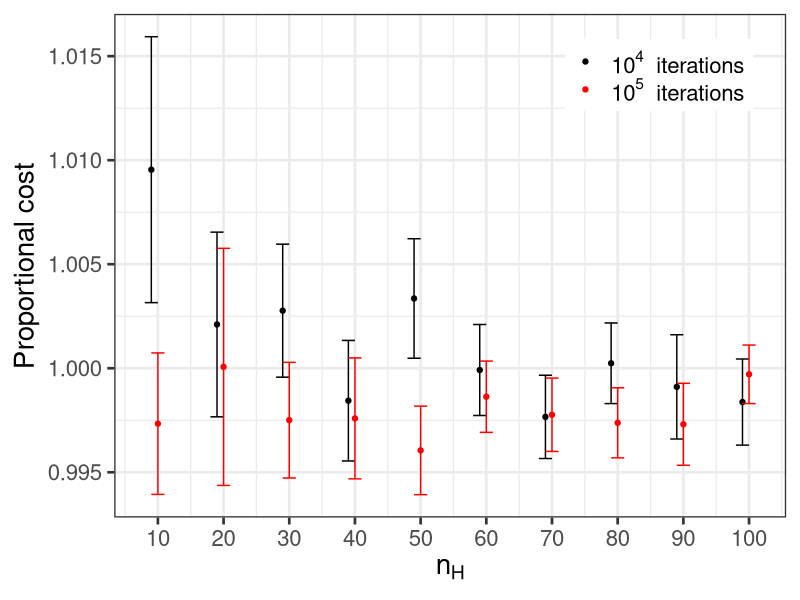
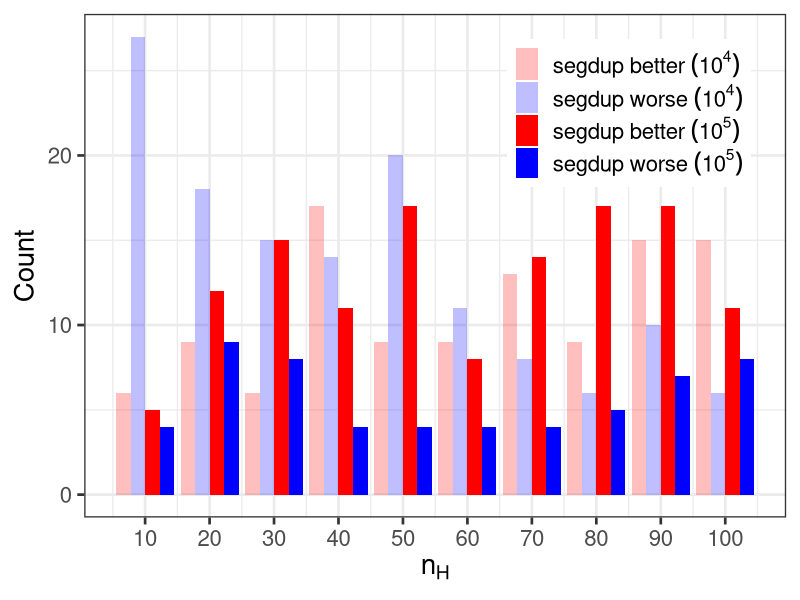
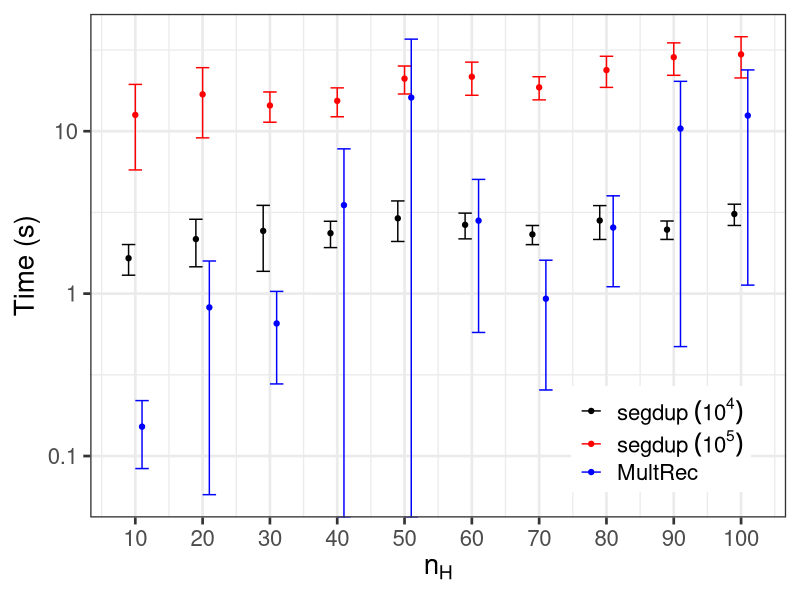
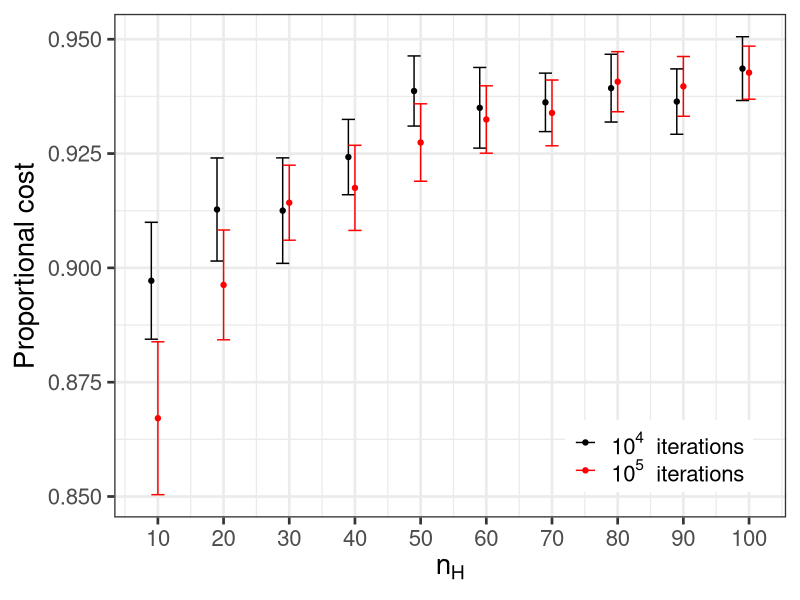

Write the R code that produced these figures, in order. (Note: this script raises an error after producing the figures.)
library(ggplot2)
library(reshape)
theme_set(theme_bw(base_size=20))

#system("python3 process.py")
dat <- read.csv("allresults.csv", header=T)
datlong <- read.csv("allresults-long.csv", header=T)

#default values (change nP to 20)
nH <- 50
nP <- 20
rB <- 2
pJ <- 0.5

d <- 10
l <- 1
dat$trueCost <- d*dat$nAllDupEvents+l*dat$nLineageSort

dat$propSdCost <- dat$cost/dat$mrCost
dat$propTrueCost <- dat$cost/dat$trueCost

dat$sdBetter <- dat$cost < dat$mrCost
dat$same <- dat$cost == dat$mrCost
dat$mrBetter <- dat$mrCost < dat$cost

datlong$trueCost <- d*datlong$nAllDupEvents+l*datlong$nLineageSort

datlong$propSdCost <- datlong$cost/datlong$mrCost
datlong$propTrueCost <- datlong$cost/datlong$trueCost

datlong$sdBetter <- datlong$cost < datlong$mrCost
datlong$same <- datlong$cost == datlong$mrCost
datlong$mrBetter <- datlong$mrCost < datlong$cost


#varying nH
nHdat <- dat[dat$nP==nP & dat$rB==rB & dat$pJ == pJ,]
nHdatlong <- datlong[datlong$nP==nP & datlong$rB==rB & datlong$pJ == pJ,]

totals <- aggregate(nHdat, by = list(nHdat$nH), FUN = sum)
means <- aggregate(nHdat, by = list(nHdat$nH), FUN = mean)
sds <- aggregate(nHdat, by = list(nHdat$nH), FUN = sd)/10

ltotals <- aggregate(nHdatlong, by = list(nHdatlong$nH), FUN = sum)
lmeans <- aggregate(nHdatlong, by = list(nHdatlong$nH), FUN = mean)
lsds <- aggregate(nHdatlong, by = list(nHdatlong$nH), FUN = sd)/10

#compare cost to Multrec - proportional increase
#pdf("figures/nH-sdvmr-cost-long.pdf")
#plot(means$nH, means$propSdCost, main="Proportional increase in cost of segdup vs multrec", xlab="nH", ylim=c(min(means$propSdCost-2*sds$propSdCost),max(means$propSdCost+2*sds$propSdCost)))
#arrows(means$nH, means$propSdCost-2*sds$propSdCost, means$nH, means$propSdCost+2*sds$propSdCost, length=0.05, angle=90, code=3)
#dev.off()

pdf("figures/nH-sdvmr-cost-both.pdf")
ggplot(data=means) + geom_point(aes(nH-1,propSdCost,col="black")) +
	geom_errorbar(aes(nH-1,ymin=propSdCost-2*sds$propSdCost,ymax=propSdCost+2*sds$propSdCost),width=2) + 
	geom_point(aes(nH,lmeans$propSdCost,col="red")) +
	geom_errorbar(aes(nH,ymin=lmeans$propSdCost-2*lsds$propSdCost,ymax=lmeans$propSdCost+2*lsds$propSdCost),col="red",width=2) + 
	scale_x_continuous(breaks=seq(0,100,by=10)) +
	scale_colour_manual(values = c('black','red'), labels = c(bquote(10^4~' iterations'),bquote(10^5~' iterations'))) +
	theme(legend.title=element_blank(), legend.position = c(.95, .95), legend.justification = c("right", "top"), legend.box.just = "right", legend.margin = margin(6, 6, 6, 6)) +
	xlab(bquote(n[H])) + ylab("Proportional cost")
dev.off()

#compare cost to Multrec - counts
#pdf("figures/nH-sdvmr-counts-long.pdf")
#barplot(t(as.matrix(totals[,c("sdBetter","same","mrBetter")])), names.arg=means$nH, beside=T, col=c("red","green","blue"), main="Counts where segdup is better/equal/worse than multrec", xlab="nH")
#legend("topright", legend=c("segdup better","equal","segdup worse"), fill=c("red","green","blue"))
#dev.off()

pdf("figures/nH-sdvmr-counts-both.pdf")
tm <- melt(data.frame(nH=means$nH,sd=means$sdBetter*100,mr=means$mrBetter*100,lsd=lmeans$sdBetter*100,lmr=lmeans$mrBetter*100), id.vars=1)
ggplot(data=tm) + geom_bar(aes(nH, value, fill=variable), position="dodge", stat="identity") +
	scale_fill_manual(values=alpha(c('red','blue','red','blue'),c(0.25,0.25,1,1)), labels=c(bquote(segdup~better~(10^4)),bquote(segdup~worse~(10^4)),bquote(segdup~better~(10^5)),bquote(segdup~worse~(10^5)))) +
	theme(legend.title=element_blank(), legend.position = c(.95, .95), legend.justification = c("right", "top"), legend.box.just = "right", legend.margin = margin(6, 6, 6, 6)) +
	scale_x_continuous(breaks=seq(0,100,by=10)) +
	xlab(bquote(n[H])) + ylab("Count")
dev.off()

#compare time to Multrec
#pdf("figures/nH-sdvmr-time-long.pdf")
#plot(means$nH, means$sdTime, col="red", main="Time of segdup vs multrec", xlab="nH", ylim=c(min(means$sdTime-2*sds$sdTime,means$mrTime),max(means$sdTime+2*sds$sdTime,means$mrTime)))
#arrows(means$nH, means$sdTime-2*sds$sdTime, means$nH, means$sdTime+2*sds$sdTime, length=0.05, angle=90, code=3, col="red")
#points(means$nH, means$mrTime, col="blue")
#arrows(means$nH, means$mrTime-2*sds$mrTime, means$nH, means$mrTime+2*sds$mrTime, length=0.05, angle=90, code=3, col="blue")
#legend("topleft", legend=c("segdup","Multrec"), col=c("red","blue"), lty=1)
#dev.off()

pdf("figures/nH-sdvmr-time-both.pdf")
ggplot(data=means) + geom_point(aes(nH-1,sdTime,col="black")) + 
	geom_errorbar(aes(nH-1,ymin=sdTime-2*sds$sdTime,ymax=sdTime+2*sds$sdTime,col="black"),width=2) + 
	geom_point(aes(nH,lmeans$sdTime,col="red")) + 
	geom_errorbar(aes(nH,ymin=lmeans$sdTime-2*lsds$sdTime,ymax=lmeans$sdTime+2*lsds$sdTime,col="red"),width=2) +
	geom_point(aes(nH+1,(mrTime+lmeans$mrTime)/2,colour="blue")) +
	geom_errorbar(aes(nH+1,ymin=pmax(0,(mrTime+lmeans$mrTime)/2-2*(sds$mrTime+lsds$mrTime)/2/sqrt(2)),ymax=(mrTime+lmeans$mrTime)/2+2*(sds$mrTime+lsds$mrTime)/2/sqrt(2),colour="blue"),width=2) + 
	scale_x_continuous(breaks=seq(0,100,by=10)) +
	scale_colour_manual(values = c('black','red','blue'), breaks=c('black','red','blue'),labels = c(bquote(segdup~(10^4)),bquote(segdup~(10^5)),'MultRec')) +
	theme(legend.title=element_blank(), legend.position = c(0.95,0.05), legend.justification = c("right", "bottom"), legend.box.just = "right", legend.margin = margin(6, 6, 6, 6)) + 
	#coord_cartesian(ylim=c(0,max(lmeans$sdTime+2*lsds$sdTime))) +
	scale_y_continuous(trans='log',breaks=10^(-1:3),labels=c("0.1","1","10","100","1000")) +
	xlab(bquote(n[H])) + ylab("Time (s)")
dev.off()

#compare cost to true reconciliation
#pdf("figures/nH-sdvtr-cost-long.pdf")
#plot(means$nH, means$propTrueCost, main="Proportional decrease in cost of segdup vs true", xlab="nH", ylim=c(min(means$propTrueCost-2*sds$propTrueCost),max(means$propTrueCost+2*sds$propTrueCost)))
#arrows(means$nH, means$propTrueCost-2*sds$propTrueCost, means$nH, means$propTrueCost+2*sds$propTrueCost, length=0.05, angle=90, code=3)
#dev.off()

pdf("figures/nH-sdvtr-cost-both.pdf")
ggplot(data=means) + geom_point(aes(nH-1,propTrueCost,col="black")) +
	geom_errorbar(aes(nH-1,ymin=propTrueCost-2*sds$propTrueCost,ymax=propTrueCost+2*sds$propTrueCost,col="black"),width=2) +
	geom_point(aes(nH,lmeans$propTrueCost,col="red")) +
	geom_errorbar(aes(nH,ymin=lmeans$propTrueCost-2*lsds$propTrueCost,ymax=lmeans$propTrueCost+2*lsds$propTrueCost,col="red"),width=2) +
	scale_x_continuous(breaks=seq(0,100,by=10)) +
	scale_colour_manual(values = c('black','red'), labels = c(bquote(10^4~' iterations'),bquote(10^5~' iterations'))) +
	theme(legend.title=element_blank(), legend.position = c(.95, .05), legend.justification = c("right", "bottom"), legend.box.just = "right", legend.margin = margin(6, 6, 6, 6)) +
	xlab(bquote(n[H])) + ylab("Proportional cost")
dev.off()

#varying nP
nPdat <- dat[dat$nH==nH & dat$rB==rB & dat$pJ == pJ,]
nPdatlong <- datlong[datlong$nH==nH & datlong$rB==rB & datlong$pJ == pJ,]

totals <- aggregate(nPdat, by = list(nPdat$nP), FUN = sum)
means <- aggregate(nPdat, by = list(nPdat$nP), FUN = mean)
sds <- aggregate(nPdat, by = list(nPdat$nP), FUN = sd)/10

ltotals <- aggregate(nPdatlong, by = list(nPdatlong$nP), FUN = sum)
lmeans <- aggregate(nPdatlong, by = list(nPdatlong$nP), FUN = mean)
lsds <- aggregate(nPdatlong, by = list(nPdatlong$nP), FUN = sd)/10

#compare cost to Multrec - proportional increase
#pdf("figures/nP-sdvmr-cost-long.pdf")
#plot(means$nP, means$propSdCost, main="Proportional increase in cost of segdup vs multrec", xlab="nP", ylim=c(min(means$propSdCost-2*sds$propSdCost),max(means$propSdCost+2*sds$propSdCost)))
#arrows(means$nP, means$propSdCost-2*sds$propSdCost, means$nP, means$propSdCost+2*sds$propSdCost, length=0.05, angle=90, code=3)
#dev.off()

pdf("figures/nP-sdvmr-cost-both.pdf")
ggplot(data=means) + geom_point(aes(nP-1,propSdCost,col="black")) +
	geom_errorbar(aes(nP-1,ymin=propSdCost-2*sds$propSdCost,ymax=propSdCost+2*sds$propSdCost),width=2) + 
	geom_point(aes(nP,lmeans$propSdCost,col="red")) +
	geom_errorbar(aes(nP,ymin=lmeans$propSdCost-2*lsds$propSdCost,ymax=lmeans$propSdCost+2*lsds$propSdCost),col="red",width=2) + 
	scale_x_continuous(breaks=seq(0,100,by=10)) +
	scale_colour_manual(values = c('black','red'), labels = c(bquote(10^4~' iterations'),bquote(10^5~' iterations'))) +
	theme(legend.title=element_blank(), legend.position = c(.05, .95), legend.justification = c("left", "top"), legend.box.just = "right", legend.margin = margin(6, 6, 6, 6)) +
	xlab(bquote(n[P])) + ylab("Proportional cost")
dev.off()

#compare cost to Multrec - counts
#pdf("figures/nP-sdvmr-counts-long.pdf")
#
#barplot(t(as.matrix(totals[,c("sdBetter","same","mrBetter")])), names.arg=means$nP, beside=F, col=c("red","green","blue"), main="Counts where segdup is better/equal/worse than multrec", xlab="nP")
#legend("topright", legend=c("segdup better","equal","segdup worse"), fill=c("red","green","blue"))
#
#dev.off()
#
#pdf("figures/nP-sdvmr-counts-both.pdf")
#barplot(t(as.matrix(cbind(totals[,c("sdBetter","mrBetter")],ltotals[,c("sdBetter","mrBetter")]))), names.arg=means$nP, beside=T, col=c("red","blue"), density = c(50,50,1000,1000), main="Counts where segdup is better/equal/worse than multrec", xlab="nP")
#legend("topleft", legend=c("segdup better (10^4)","segdup worse (10^4)","segdup better (10^5)","segdup worse (10^5)"), fill=c("red","blue"), density= c(50,50,1000,1000))
#dev.off()

pdf("figures/nP-sdvmr-counts-both.pdf")
tm <- melt(data.frame(nP=means$nP,sd=means$sdBetter*100,mr=means$mrBetter*100,lsd=lmeans$sdBetter*100,lmr=lmeans$mrBetter*100), id.vars=1)
ggplot(data=tm) + geom_bar(aes(nP, value, fill=variable), position="dodge", stat="identity") +
	scale_fill_manual(values=alpha(c('red','blue','red','blue'),c(0.25,0.25,1,1)), labels=c(bquote(segdup~better~(10^4)),bquote(segdup~worse~(10^4)),bquote(segdup~better~(10^5)),bquote(segdup~worse~(10^5)))) +
	theme(legend.title=element_blank(), legend.position = c(.05, .95), legend.justification = c("left", "top"), legend.box.just = "right", legend.margin = margin(6, 6, 6, 6)) +
	scale_x_continuous(breaks=seq(0,100,by=10)) +
	xlab(bquote(n[P])) + ylab("Count")
dev.off()

#compare time to Multrec
#pdf("figures/nP-sdvmr-time-both.pdf")
#plot(means$nP, means$sdTime, main="Time of segdup vs multrec", xlab="nP", ylim=c(0,max(lmeans$sdTime+2*lsds$sdTime,lmeans$mrTime)))
#arrows(means$nP, means$sdTime-2*sds$sdTime, means$nP, means$sdTime+2*sds$sdTime, length=0.05, angle=90, code=3)
#points(lmeans$nP, lmeans$sdTime, col="red")
#arrows(lmeans$nP, lmeans$sdTime-2*lsds$sdTime, lmeans$nP, lmeans$sdTime+2*lsds$sdTime, length=0.05, angle=90, code=3, col="red")
#points(means$nP, means$mrTime, col="blue")
#arrows(means$nP, means$mrTime-2*sds$mrTime, means$nP, means$mrTime+2*sds$mrTime, length=0.05, angle=90, code=3, col="blue")
#legend("topleft", legend=c("segdup (10^4)","segdup (10^5)","Multrec"), col=c("black","red","blue"), lty=1)
#dev.off()

pdf("figures/nP-sdvmr-time-both.pdf")
ggplot(data=means) + geom_point(aes(nP-1,sdTime,col="black")) + 
	geom_errorbar(aes(nP-1,ymin=sdTime-2*sds$sdTime,ymax=sdTime+2*sds$sdTime,col="black"),width=2) + 
	geom_point(aes(nP,lmeans$sdTime,col="red")) + 
	geom_errorbar(aes(nP,ymin=lmeans$sdTime-2*lsds$sdTime,ymax=lmeans$sdTime+2*lsds$sdTime,col="red"),width=2) +
	geom_point(aes(nP+1,(mrTime+lmeans$mrTime)/2,colour="blue")) +
	geom_errorbar(aes(nP+1,ymin=pmax(0,(mrTime+lmeans$mrTime)/2-2*(sds$mrTime+lsds$mrTime)/2/sqrt(2)),ymax=(mrTime+lmeans$mrTime)/2+2*(sds$mrTime+lsds$mrTime)/2/sqrt(2),colour="blue"),width=2) + 
	scale_x_continuous(breaks=seq(0,100,by=10)) +
	scale_colour_manual(values = c('black','red','blue'), breaks=c('black','red','blue'),labels = c(bquote(segdup~(10^4)),bquote(segdup~(10^5)),'MultRec')) +
	theme(legend.title=element_blank(), legend.position = c(0.05,0.95), legend.justification = c("left", "top"), legend.box.just = "right", legend.margin = margin(6, 6, 6, 6)) + 
	#coord_cartesian(ylim=c(0,1.5*max(lmeans$sdTime+2*lsds$sdTime))) +
	scale_y_continuous(trans='log',breaks=10^(-1:3),labels=c("0.1","1","10","100","1000")) +
	xlab(bquote(n[P])) + ylab("Time (s)")
dev.off()

#compare cost to true reconciliation
#pdf("figures/nP-sdvtr-cost-both.pdf")
#plot(means$nP, means$propTrueCost, main="Proportional decrease in cost of segdup vs true", xlab="nP", ylim=c(min(lmeans$propTrueCost-2*lsds$propTrueCost),max(means$propTrueCost+2*sds$propTrueCost)))
#arrows(means$nP, means$propTrueCost-2*sds$propTrueCost, means$nP, means$propTrueCost+2*sds$propTrueCost, length=0.05, angle=90, code=3)
#points(lmeans$nP, lmeans$propTrueCost,col="red")
#arrows(lmeans$nP, lmeans$propTrueCost-2*lsds$propTrueCost, lmeans$nP, lmeans$propTrueCost+2*lsds$propTrueCost, length=0.05, angle=90, code=3, col="red")
#legend("topright", legend=c("segdup (10^4)","segdup (10^5)"), col=c("black","red"), lty=1)
#dev.off()

pdf("figures/nP-sdvtr-cost-both.pdf")
ggplot(data=means) + geom_point(aes(nP-1,propTrueCost,col="black")) +
	geom_errorbar(aes(nP-1,ymin=propTrueCost-2*sds$propTrueCost,ymax=propTrueCost+2*sds$propTrueCost,col="black"),width=2) +
	geom_point(aes(nP,lmeans$propTrueCost,col="red")) +
	geom_errorbar(aes(nP,ymin=lmeans$propTrueCost-2*lsds$propTrueCost,ymax=lmeans$propTrueCost+2*lsds$propTrueCost,col="red"),width=2) +
	scale_x_continuous(breaks=seq(0,100,by=10)) +
	scale_colour_manual(values = c('black','red'), labels = c(bquote(10^4~' iterations'),bquote(10^5~' iterations'))) +
	theme(legend.title=element_blank(), legend.position = c(.95, .95), legend.justification = c("right", "top"), legend.box.just = "right", legend.margin = margin(6, 6, 6, 6)) +
	coord_cartesian(ylim=c(0.9,0.96)) +
	xlab(bquote(n[P])) + ylab("Proportional cost")
dev.off()



#varying rB
rBdat <- dat[dat$nH==nH & dat$nP==nP & dat$pJ == pJ,]
rBdatlong <- datlong[datlong$nH==nH & datlong$nP==nP & datlong$pJ == pJ,]

totals <- aggregate(rBdat, by = list(rBdat$rB), FUN = sum)
means <- aggregate(rBdat, by = list(rBdat$rB), FUN = mean)
sds <- aggregate(rBdat, by = list(rBdat$rB), FUN = sd)/10

ltotals <- aggregate(rBdatlong, by = list(rBdatlong$rB), FUN = sum)
lmeans <- aggregate(rBdatlong, by = list(rBdatlong$rB), FUN = mean)
lsds <- aggregate(rBdatlong, by = list(rBdatlong$rB), FUN = sd)/10

#compare cost to Multrec - proportional increase
pdf("figures/rB-sdvmr-cost-both.pdf")
ggplot(data=means) + geom_point(aes(rB-0.05,propSdCost,col="black")) +
	geom_errorbar(aes(rB-0.05,ymin=propSdCost-2*sds$propSdCost,ymax=propSdCost+2*sds$propSdCost),width=0.1) + 
	geom_point(aes(rB,lmeans$propSdCost,col="red")) +
	geom_errorbar(aes(rB,ymin=lmeans$propSdCost-2*lsds$propSdCost,ymax=lmeans$propSdCost+2*lsds$propSdCost),col="red",width=0.1) + 
	scale_x_continuous(breaks=seq(1,5,by=1)) +
	scale_colour_manual(values = c('black','red'), labels = c(bquote(10^4~' iterations'),bquote(10^5~' iterations'))) +
	theme(legend.title=element_blank(), legend.position = c(.05, .95), legend.justification = c("left", "top"), legend.box.just = "right", legend.margin = margin(6, 6, 6, 6)) +
	xlab(bquote(r[B])) + ylab("Proportional cost")
dev.off()

#compare cost to Multrec - counts
pdf("figures/rB-sdvmr-counts-both.pdf")
tm <- melt(data.frame(rB=means$rB,sd=means$sdBetter*100,mr=means$mrBetter*100,lsd=lmeans$sdBetter*100,lmr=lmeans$mrBetter*100), id.vars=1)
ggplot(data=tm) + geom_bar(aes(rB, value, fill=variable), position="dodge", stat="identity") +
	scale_fill_manual(values=alpha(c('red','blue','red','blue'),c(0.25,0.25,1,1)), labels=c(bquote(segdup~better~(10^4)),bquote(segdup~worse~(10^4)),bquote(segdup~better~(10^5)),bquote(segdup~worse~(10^5)))) +
	theme(legend.title=element_blank(), legend.position = c(.05, .95), legend.justification = c("left", "top"), legend.box.just = "right", legend.margin = margin(6, 6, 6, 6)) +
	scale_x_continuous(breaks=seq(1,5,by=1)) +
	xlab(bquote(r[B])) + ylab("Count")
dev.off()

#compare time to Multrec
pdf("figures/rB-sdvmr-time-both.pdf")
ggplot(data=means) + geom_point(aes(rB-0.05,sdTime,col="black")) + 
	geom_errorbar(aes(rB-0.05,ymin=sdTime-2*sds$sdTime,ymax=sdTime+2*sds$sdTime,col="black"),width=0.1) + 
	geom_point(aes(rB,lmeans$sdTime,col="red")) + 
	geom_errorbar(aes(rB,ymin=lmeans$sdTime-2*lsds$sdTime,ymax=lmeans$sdTime+2*lsds$sdTime,col="red"),width=0.1) +
	geom_point(aes(rB+0.05,(mrTime+lmeans$mrTime)/2,colour="blue")) +
	geom_errorbar(aes(rB+0.05,ymin=(mrTime+lmeans$mrTime)/2-2*(sds$mrTime+lsds$mrTime)/2/sqrt(2),ymax=(mrTime+lmeans$mrTime)/2+2*(sds$mrTime+lsds$mrTime)/2/sqrt(2),colour="blue"),width=0.1) + 
	scale_x_continuous(breaks=seq(1,5,by=1)) +
	scale_colour_manual(values = c('black','red','blue'), breaks=c('black','red','blue'),labels = c(bquote(segdup~(10^4)),bquote(segdup~(10^5)),'MultRec')) +
	theme(legend.title=element_blank(), legend.position = c(0.05,0.95), legend.justification = c("left", "top"), legend.box.just = "right", legend.margin = margin(6, 6, 6, 6)) + 
	#coord_cartesian(ylim=c(0,max(lmeans$mrTime))) +
	scale_y_continuous(trans='log',breaks=10^(-1:3),labels=c("0.1","1","10","100","1000")) +
	xlab(bquote(r[B])) + ylab("Time (s)")
dev.off()

#compare cost to true reconciliation
pdf("figures/rB-sdvtr-cost-both.pdf")
ggplot(data=means) + geom_point(aes(rB-0.05,propTrueCost,col="black")) +
	geom_errorbar(aes(rB-0.05,ymin=propTrueCost-2*sds$propTrueCost,ymax=propTrueCost+2*sds$propTrueCost,col="black"),width=0.1) +
	geom_point(aes(rB,lmeans$propTrueCost,col="red")) +
	geom_errorbar(aes(rB,ymin=lmeans$propTrueCost-2*lsds$propTrueCost,ymax=lmeans$propTrueCost+2*lsds$propTrueCost,col="red"),width=0.1) +
	scale_x_continuous(breaks=seq(1,5,by=1)) +
	scale_colour_manual(values = c('black','red'), labels = c(bquote(10^4~' iterations'),bquote(10^5~' iterations'))) +
	theme(legend.title=element_blank(), legend.position = c(.95, .05), legend.justification = c("right", "bottom"), legend.box.just = "right", legend.margin = margin(6, 6, 6, 6)) +
	xlab(bquote(r[B])) + ylab("Proportional cost")
dev.off()


#varying pJ
pJdat <- dat[dat$nH == nH & dat$nP==nP & dat$rB==rB,]
pJdatlong <- datlong[datlong$nH == nH & datlong$nP==nP & datlong$rB==rB,]

totals <- aggregate(pJdat, by = list(pJdat$pJ), FUN = sum)
means <- aggregate(pJdat, by = list(pJdat$pJ), FUN = mean)
sds <- aggregate(pJdat, by = list(pJdat$pJ), FUN = sd)/10

ltotals <- aggregate(pJdatlong, by = list(pJdatlong$pJ), FUN = sum)
lmeans <- aggregate(pJdatlong, by = list(pJdatlong$pJ), FUN = mean)
lsds <- aggregate(pJdatlong, by = list(pJdatlong$pJ), FUN = sd)/10

#compare cost to Multrec - proportional increase
pdf("figures/pJ-sdvmr-cost-both.pdf")
ggplot(data=means) + geom_point(aes(pJ-0.01,propSdCost,col="black")) +
	geom_errorbar(aes(pJ-0.01,ymin=propSdCost-2*sds$propSdCost,ymax=propSdCost+2*sds$propSdCost),width=0.02) + 
	geom_point(aes(pJ,lmeans$propSdCost,col="red")) +
	geom_errorbar(aes(pJ,ymin=lmeans$propSdCost-2*lsds$propSdCost,ymax=lmeans$propSdCost+2*lsds$propSdCost),col="red",width=0.02) + 
	scale_x_continuous(breaks=seq(0,1,by=0.2)) +
	scale_colour_manual(values = c('black','red'), labels = c(bquote(10^4~' iterations'),bquote(10^5~' iterations'))) +
	theme(legend.title=element_blank(), legend.position = c(.05, .95), legend.justification = c("left", "top"), legend.box.just = "right", legend.margin = margin(6, 6, 6, 6)) +
	xlab(bquote(p[J])) + ylab("Proportional cost")
dev.off()

#compare cost to Multrec - counts
pdf("figures/pJ-sdvmr-counts-both.pdf")
tm <- melt(data.frame(pJ=means$pJ,sd=means$sdBetter*100,mr=means$mrBetter*100,lsd=lmeans$sdBetter*100,lmr=lmeans$mrBetter*100), id.vars=1)
ggplot(data=tm) + geom_bar(aes(pJ, value, fill=variable), position="dodge", stat="identity") +
	scale_fill_manual(values=alpha(c('red','blue','red','blue'),c(0.25,0.25,1,1)), labels=c(bquote(segdup~better~(10^4)),bquote(segdup~worse~(10^4)),bquote(segdup~better~(10^5)),bquote(segdup~worse~(10^5)))) +
	theme(legend.title=element_blank(), legend.position = c(.05, .95), legend.justification = c("left", "top"), legend.box.just = "right", legend.margin = margin(6, 6, 6, 6)) +
	scale_x_continuous(breaks=seq(0,1,by=0.2)) +
	xlab(bquote(p[J])) + ylab("Count")
dev.off()

#compare time to Multrec
pdf("figures/pJ-sdvmr-time-both.pdf")
ggplot(data=means) + geom_point(aes(pJ-0.01,sdTime,col="black")) + 
	geom_errorbar(aes(pJ-0.01,ymin=sdTime-2*sds$sdTime,ymax=sdTime+2*sds$sdTime,col="black"),width=0.02) + 
	geom_point(aes(pJ,lmeans$sdTime,col="red")) + 
	geom_errorbar(aes(pJ,ymin=lmeans$sdTime-2*lsds$sdTime,ymax=lmeans$sdTime+2*lsds$sdTime,col="red"),width=0.02) +
	geom_point(aes(pJ+0.01,(mrTime+lmeans$mrTime)/2,colour="blue")) +
	geom_errorbar(aes(pJ+0.01,ymin=(mrTime+lmeans$mrTime)/2-2*(sds$mrTime+lsds$mrTime)/2/sqrt(2),ymax=(mrTime+lmeans$mrTime)/2+2*(sds$mrTime+lsds$mrTime)/2/sqrt(2),colour="blue"),width=0.02) + 
	scale_x_continuous(breaks=seq(0,1,by=0.2)) +
	scale_colour_manual(values = c('black','red','blue'), breaks=c('black','red','blue'),labels = c(bquote(segdup~(10^4)),bquote(segdup~(10^5)),'MultRec')) +
	theme(legend.title=element_blank(), legend.position = c(0.05,0.95), legend.justification = c("left", "top"), legend.box.just = "right", legend.margin = margin(6, 6, 6, 6)) + 
	#coord_cartesian(ylim=c(0,max(lmeans$mrTime))) +
	scale_y_continuous(trans='log',breaks=10^(-1:3),labels=c("0.1","1","10","100","1000")) +
	xlab(bquote(p[J])) + ylab("Time (s)")
dev.off()

#compare cost to true reconciliation
pdf("figures/pJ-sdvtr-cost-both.pdf")
ggplot(data=means) + geom_point(aes(pJ-0.01,propTrueCost,col="black")) +
	geom_errorbar(aes(pJ-0.01,ymin=propTrueCost-2*sds$propTrueCost,ymax=propTrueCost+2*sds$propTrueCost,col="black"),width=0.02) +
	geom_point(aes(pJ,lmeans$propTrueCost,col="red")) +
	geom_errorbar(aes(pJ,ymin=lmeans$propTrueCost-2*lsds$propTrueCost,ymax=lmeans$propTrueCost+2*lsds$propTrueCost,col="red"),width=0.02) +
	scale_x_continuous(breaks=seq(0,1,by=0.2)) +
	scale_colour_manual(values = c('black','red'), labels = c(bquote(10^4~' iterations'),bquote(10^5~' iterations'))) +
	theme(legend.title=element_blank(), legend.position = c(.95, .05), legend.justification = c("right", "bottom"), legend.box.just = "right", legend.margin = margin(6, 6, 6, 6)) +
	xlab(bquote(p[J])) + ylab("Proportional cost")
dev.off()
